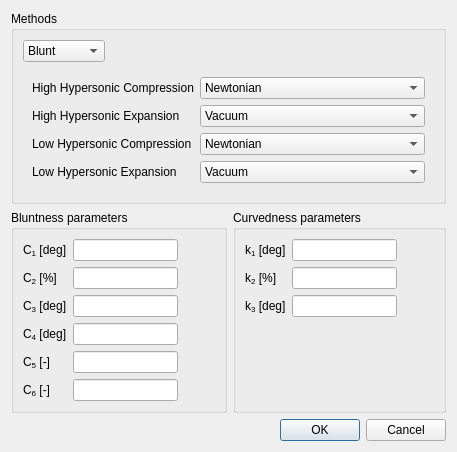
<?xml version="1.0" encoding="UTF-8"?>
<ui version="4.0">
 <class>advancedSelectionGUI</class>
 <widget class="QDialog" name="advancedSelectionGUI">
  <property name="geometry">
   <rect>
    <x>0</x>
    <y>0</y>
    <width>407</width>
    <height>427</height>
   </rect>
  </property>
  <property name="windowTitle">
   <string>Adv. Method Selection</string>
  </property>
  <layout class="QGridLayout" name="gridLayout_3">
   <item row="0" column="0">
    <widget class="QGroupBox" name="groupBox_3">
     <property name="title">
      <string>Methods</string>
     </property>
     <layout class="QVBoxLayout" name="verticalLayout">
      <item>
       <layout class="QHBoxLayout" name="horizontalLayout_2">
        <item>
         <widget class="QComboBox" name="geomBox">
          <item>
           <property name="text">
            <string>Blunt</string>
           </property>
          </item>
          <item>
           <property name="text">
            <string>Curved</string>
           </property>
          </item>
          <item>
           <property name="text">
            <string>Uncurved</string>
           </property>
          </item>
         </widget>
        </item>
        <item>
         <spacer name="horizontalSpacer_23">
          <property name="orientation">
           <enum>Qt::Horizontal</enum>
          </property>
          <property name="sizeHint" stdset="0">
           <size>
            <width>40</width>
            <height>20</height>
           </size>
          </property>
         </spacer>
        </item>
       </layout>
      </item>
      <item>
       <widget class="QStackedWidget" name="stackedWidget">
        <property name="currentIndex">
         <number>0</number>
        </property>
        <widget class="QWidget" name="BluntPage">
         <layout class="QGridLayout" name="gridLayout_4">
          <item row="0" column="1">
           <widget class="QComboBox" name="comboBox11">
            <item>
             <property name="text">
              <string>Newtonian</string>
             </property>
            </item>
            <item>
             <property name="text">
              <string>Modified Newtonian</string>
             </property>
            </item>
            <item>
             <property name="text">
              <string>Modified Newtonian - Prandtl Meyer</string>
             </property>
            </item>
            <item>
             <property name="text">
              <string>Tangent Wedge</string>
             </property>
            </item>
            <item>
             <property name="text">
              <string>Tangent Wedge Empirical</string>
             </property>
            </item>
            <item>
             <property name="text">
              <string>Tangent Cone Empirical</string>
             </property>
            </item>
            <item>
             <property name="text">
              <string>Modified Dahlem Buck</string>
             </property>
            </item>
            <item>
             <property name="text">
              <string>Van Dyke Unified</string>
             </property>
            </item>
            <item>
             <property name="text">
              <string>Smyth Delta Wing</string>
             </property>
            </item>
            <item>
             <property name="text">
              <string>Hankey Flat Surface</string>
             </property>
            </item>
           </widget>
          </item>
          <item row="1" column="1">
           <widget class="QComboBox" name="comboBox12">
            <item>
             <property name="text">
              <string>Vacuum</string>
             </property>
            </item>
            <item>
             <property name="text">
              <string>Newtonian</string>
             </property>
            </item>
            <item>
             <property name="text">
              <string>Modified Newtonian - Prandtl Meyer</string>
             </property>
            </item>
            <item>
             <property name="text">
              <string>Freestream Prandtl Meyer</string>
             </property>
            </item>
            <item>
             <property name="text">
              <string>High Mach Base Pressure</string>
             </property>
            </item>
            <item>
             <property name="text">
              <string>Van Dyke Unified</string>
             </property>
            </item>
            <item>
             <property name="text">
              <string>ACM Empirical</string>
             </property>
            </item>
           </widget>
          </item>
          <item row="0" column="0">
           <widget class="QLabel" name="label_6">
            <property name="text">
             <string>High Hypersonic Compression</string>
            </property>
           </widget>
          </item>
          <item row="1" column="0">
           <widget class="QLabel" name="label_7">
            <property name="text">
             <string>High Hypersonic Expansion</string>
            </property>
           </widget>
          </item>
          <item row="2" column="0">
           <widget class="QLabel" name="label_8">
            <property name="text">
             <string>Low Hypersonic Compression</string>
            </property>
           </widget>
          </item>
          <item row="3" column="0">
           <widget class="QLabel" name="label_10">
            <property name="text">
             <string>Low Hypersonic Expansion</string>
            </property>
           </widget>
          </item>
          <item row="2" column="1">
           <widget class="QComboBox" name="comboBox13">
            <item>
             <property name="text">
              <string>Newtonian</string>
             </property>
            </item>
            <item>
             <property name="text">
              <string>Modified Newtonian</string>
             </property>
            </item>
            <item>
             <property name="text">
              <string>Modified Newtonian - Prandtl Meyer</string>
             </property>
            </item>
            <item>
             <property name="text">
              <string>Tangent Wedge</string>
             </property>
            </item>
            <item>
             <property name="text">
              <string>Tangent Wedge Empirical</string>
             </property>
            </item>
            <item>
             <property name="text">
              <string>Tangent Cone Empirical</string>
             </property>
            </item>
            <item>
             <property name="text">
              <string>Modified Dahlem Buck</string>
             </property>
            </item>
            <item>
             <property name="text">
              <string>Van Dyke Unified</string>
             </property>
            </item>
            <item>
             <property name="text">
              <string>Smyth Delta Wing</string>
             </property>
            </item>
            <item>
             <property name="text">
              <string>Hankey Flat Surface</string>
             </property>
            </item>
           </widget>
          </item>
          <item row="3" column="1">
           <widget class="QComboBox" name="comboBox14">
            <item>
             <property name="text">
              <string>Vacuum</string>
             </property>
            </item>
            <item>
             <property name="text">
              <string>Newtonian</string>
             </property>
            </item>
            <item>
             <property name="text">
              <string>Modified Newtonian - Prandtl Meyer</string>
             </property>
            </item>
            <item>
             <property name="text">
              <string>Freestream Prandtl Meyer</string>
             </property>
            </item>
            <item>
             <property name="text">
              <string>High Mach Base Pressure</string>
             </property>
            </item>
            <item>
             <property name="text">
              <string>Van Dyke Unified</string>
             </property>
            </item>
            <item>
             <property name="text">
              <string>ACM Empirical</string>
             </property>
            </item>
           </widget>
          </item>
         </layout>
        </widget>
        <widget class="QWidget" name="CurvedPage">
         <layout class="QGridLayout" name="gridLayout_6">
          <item row="0" column="0">
           <widget class="QLabel" name="label_15">
            <property name="text">
             <string>High Hypersonic Compression</string>
            </property>
           </widget>
          </item>
          <item row="0" column="1">
           <widget class="QComboBox" name="comboBox21">
            <item>
             <property name="text">
              <string>Newtonian</string>
             </property>
            </item>
            <item>
             <property name="text">
              <string>Modified Newtonian</string>
             </property>
            </item>
            <item>
             <property name="text">
              <string>Modified Newtonian - Prandtl Meyer</string>
             </property>
            </item>
            <item>
             <property name="text">
              <string>Tangent Wedge</string>
             </property>
            </item>
            <item>
             <property name="text">
              <string>Tangent Wedge Empirical</string>
             </property>
            </item>
            <item>
             <property name="text">
              <string>Tangent Cone Empirical</string>
             </property>
            </item>
            <item>
             <property name="text">
              <string>Modified Dahlem Buck</string>
             </property>
            </item>
            <item>
             <property name="text">
              <string>Van Dyke Unified</string>
             </property>
            </item>
            <item>
             <property name="text">
              <string>Smyth Delta Wing</string>
             </property>
            </item>
            <item>
             <property name="text">
              <string>Hankey Flat Surface</string>
             </property>
            </item>
           </widget>
          </item>
          <item row="1" column="0">
           <widget class="QLabel" name="label_17">
            <property name="text">
             <string>High Hypersonic Expansion</string>
            </property>
           </widget>
          </item>
          <item row="1" column="1">
           <widget class="QComboBox" name="comboBox22">
            <item>
             <property name="text">
              <string>Vacuum</string>
             </property>
            </item>
            <item>
             <property name="text">
              <string>Newtonian</string>
             </property>
            </item>
            <item>
             <property name="text">
              <string>Modified Newtonian - Pranftl Meyer</string>
             </property>
            </item>
            <item>
             <property name="text">
              <string>Freestream Prandtl Meyer</string>
             </property>
            </item>
            <item>
             <property name="text">
              <string>High Mach Base Pressure</string>
             </property>
            </item>
            <item>
             <property name="text">
              <string>Van Dyke Unified</string>
             </property>
            </item>
            <item>
             <property name="text">
              <string>ACM Empirical</string>
             </property>
            </item>
           </widget>
          </item>
          <item row="2" column="0">
           <widget class="QLabel" name="label_18">
            <property name="text">
             <string>Low Hypersonic Compression</string>
            </property>
           </widget>
          </item>
          <item row="2" column="1">
           <widget class="QComboBox" name="comboBox23">
            <item>
             <property name="text">
              <string>Newtonian</string>
             </property>
            </item>
            <item>
             <property name="text">
              <string>Modified Newtonian</string>
             </property>
            </item>
            <item>
             <property name="text">
              <string>Modified Newtonian - Prandtl Meyer</string>
             </property>
            </item>
            <item>
             <property name="text">
              <string>Tangent Wedge</string>
             </property>
            </item>
            <item>
             <property name="text">
              <string>Tangent Wedge Empirical</string>
             </property>
            </item>
            <item>
             <property name="text">
              <string>Tangent Cone Empirical</string>
             </property>
            </item>
            <item>
             <property name="text">
              <string>Modified Dahlem Buck</string>
             </property>
            </item>
            <item>
             <property name="text">
              <string>Van Dyke Unified</string>
             </property>
            </item>
            <item>
             <property name="text">
              <string>Smyth Delta Wing</string>
             </property>
            </item>
            <item>
             <property name="text">
              <string>Hankey Flat Surface</string>
             </property>
            </item>
           </widget>
          </item>
          <item row="3" column="0">
           <widget class="QLabel" name="label_16">
            <property name="text">
             <string>Low Hypersonic Expansion</string>
            </property>
           </widget>
          </item>
          <item row="3" column="1">
           <widget class="QComboBox" name="comboBox24">
            <item>
             <property name="text">
              <string>Vacuum</string>
             </property>
            </item>
            <item>
             <property name="text">
              <string>Newtonian</string>
             </property>
            </item>
            <item>
             <property name="text">
              <string>Modified Newtonian - Pranftl Meyer</string>
             </property>
            </item>
            <item>
             <property name="text">
              <string>Freestream Prandtl Meyer</string>
             </property>
            </item>
            <item>
             <property name="text">
              <string>High Mach Base Pressure</string>
             </property>
            </item>
            <item>
             <property name="text">
              <string>Van Dyke Unified</string>
             </property>
            </item>
            <item>
             <property name="text">
              <string>ACM Empirical</string>
             </property>
            </item>
           </widget>
          </item>
         </layout>
        </widget>
        <widget class="QWidget" name="UncurvedPage">
         <layout class="QGridLayout" name="gridLayout_7">
          <item row="0" column="0">
           <widget class="QLabel" name="label_19">
            <property name="text">
             <string>High Hypersonic Compression</string>
            </property>
           </widget>
          </item>
          <item row="0" column="1">
           <widget class="QComboBox" name="comboBox31">
            <item>
             <property name="text">
              <string>Newtonian</string>
             </property>
            </item>
            <item>
             <property name="text">
              <string>Modified Newtonian</string>
             </property>
            </item>
            <item>
             <property name="text">
              <string>Modified Newtonian - Prandtl Meyer</string>
             </property>
            </item>
            <item>
             <property name="text">
              <string>Tangent Wedge</string>
             </property>
            </item>
            <item>
             <property name="text">
              <string>Tangent Wedge Empirical</string>
             </property>
            </item>
            <item>
             <property name="text">
              <string>Tangent Cone Empirical</string>
             </property>
            </item>
            <item>
             <property name="text">
              <string>Modified Dahlem Buck</string>
             </property>
            </item>
            <item>
             <property name="text">
              <string>Van Dyke Unified</string>
             </property>
            </item>
            <item>
             <property name="text">
              <string>Smyth Delta Wing</string>
             </property>
            </item>
            <item>
             <property name="text">
              <string>Hankey Flat Surface</string>
             </property>
            </item>
           </widget>
          </item>
          <item row="1" column="0">
           <widget class="QLabel" name="label_21">
            <property name="text">
             <string>High Hypersonic Expansion</string>
            </property>
           </widget>
          </item>
          <item row="1" column="1">
           <widget class="QComboBox" name="comboBox32">
            <item>
             <property name="text">
              <string>Vacuum</string>
             </property>
            </item>
            <item>
             <property name="text">
              <string>Newtonian</string>
             </property>
            </item>
            <item>
             <property name="text">
              <string>Modified Newtonian - Prandtl Meyer</string>
             </property>
            </item>
            <item>
             <property name="text">
              <string>Freestream Prandtl Meyer</string>
             </property>
            </item>
            <item>
             <property name="text">
              <string>High Mach Base Pressure</string>
             </property>
            </item>
            <item>
             <property name="text">
              <string>Van Dyke Unified</string>
             </property>
            </item>
            <item>
             <property name="text">
              <string>ACM Empirical</string>
             </property>
            </item>
           </widget>
          </item>
          <item row="2" column="0">
           <widget class="QLabel" name="label_22">
            <property name="text">
             <string>Low Hypersonic Compression</string>
            </property>
           </widget>
          </item>
          <item row="2" column="1">
           <widget class="QComboBox" name="comboBox33">
            <item>
             <property name="text">
              <string>Newtonian</string>
             </property>
            </item>
            <item>
             <property name="text">
              <string>Modified Newtonian</string>
             </property>
            </item>
            <item>
             <property name="text">
              <string>Modified Newtonian - Prandtl Meyer</string>
             </property>
            </item>
            <item>
             <property name="text">
              <string>Tangent Wedge</string>
             </property>
            </item>
            <item>
             <property name="text">
              <string>Tangent Wedge Empirical</string>
             </property>
            </item>
            <item>
             <property name="text">
              <string>Tangent Cone Empirical</string>
             </property>
            </item>
            <item>
             <property name="text">
              <string>Modified Dahlem Buck</string>
             </property>
            </item>
            <item>
             <property name="text">
              <string>Van Dyke Unified</string>
             </property>
            </item>
            <item>
             <property name="text">
              <string>Smyth Delta Wing</string>
             </property>
            </item>
            <item>
             <property name="text">
              <string>Hankey Flat Surface</string>
             </property>
            </item>
           </widget>
          </item>
          <item row="3" column="0">
           <widget class="QLabel" name="label_20">
            <property name="text">
             <string>Low Hypersonic Expansion</string>
            </property>
           </widget>
          </item>
          <item row="3" column="1">
           <widget class="QComboBox" name="comboBox34">
            <item>
             <property name="text">
              <string>Vacuum</string>
             </property>
            </item>
            <item>
             <property name="text">
              <string>Newtonian</string>
             </property>
            </item>
            <item>
             <property name="text">
              <string>Modified Newtonian - Prandtl Meyer</string>
             </property>
            </item>
            <item>
             <property name="text">
              <string>Freestream Prandtl Meyer</string>
             </property>
            </item>
            <item>
             <property name="text">
              <string>High Mach Base Pressure</string>
             </property>
            </item>
            <item>
             <property name="text">
              <string>Van Dyke Unified</string>
             </property>
            </item>
            <item>
             <property name="text">
              <string>ACM Empirical</string>
             </property>
            </item>
           </widget>
          </item>
         </layout>
        </widget>
       </widget>
      </item>
     </layout>
    </widget>
   </item>
   <item row="1" column="0">
    <layout class="QHBoxLayout" name="horizontalLayout">
     <item>
      <widget class="QGroupBox" name="groupBox">
       <property name="title">
        <string>Bluntness parameters</string>
       </property>
       <layout class="QGridLayout" name="gridLayout">
        <item row="0" column="1">
         <widget class="QLineEdit" name="C1LineEdit">
          <property name="alignment">
           <set>Qt::AlignRight|Qt::AlignTrailing|Qt::AlignVCenter</set>
          </property>
         </widget>
        </item>
        <item row="1" column="1">
         <widget class="QLineEdit" name="C2LineEdit">
          <property name="alignment">
           <set>Qt::AlignRight|Qt::AlignTrailing|Qt::AlignVCenter</set>
          </property>
         </widget>
        </item>
        <item row="0" column="0">
         <widget class="QLabel" name="label">
          <property name="text">
           <string>C&lt;sub&gt;1&lt;/sub&gt; [deg]</string>
          </property>
         </widget>
        </item>
        <item row="1" column="0">
         <widget class="QLabel" name="label_2">
          <property name="text">
           <string>C&lt;sub&gt;2&lt;/sub&gt; [%]</string>
          </property>
         </widget>
        </item>
        <item row="2" column="1">
         <widget class="QLineEdit" name="C3LineEdit">
          <property name="alignment">
           <set>Qt::AlignRight|Qt::AlignTrailing|Qt::AlignVCenter</set>
          </property>
         </widget>
        </item>
        <item row="2" column="0">
         <widget class="QLabel" name="label_3">
          <property name="text">
           <string>C&lt;sub&gt;3&lt;/sub&gt; [deg]</string>
          </property>
         </widget>
        </item>
        <item row="3" column="0">
         <widget class="QLabel" name="label_4">
          <property name="text">
           <string>C&lt;sub&gt;4&lt;/sub&gt; [deg]</string>
          </property>
         </widget>
        </item>
        <item row="4" column="0">
         <widget class="QLabel" name="label_5">
          <property name="text">
           <string>C&lt;sub&gt;5&lt;/sub&gt; [-]</string>
          </property>
         </widget>
        </item>
        <item row="3" column="1">
         <widget class="QLineEdit" name="C4LineEdit">
          <property name="alignment">
           <set>Qt::AlignRight|Qt::AlignTrailing|Qt::AlignVCenter</set>
          </property>
         </widget>
        </item>
        <item row="4" column="1">
         <widget class="QLineEdit" name="C5LineEdit">
          <property name="alignment">
           <set>Qt::AlignRight|Qt::AlignTrailing|Qt::AlignVCenter</set>
          </property>
         </widget>
        </item>
        <item row="0" column="2">
         <spacer name="horizontalSpacer">
          <property name="orientation">
           <enum>Qt::Horizontal</enum>
          </property>
          <property name="sizeHint" stdset="0">
           <size>
            <width>40</width>
            <height>20</height>
           </size>
          </property>
         </spacer>
        </item>
        <item row="6" column="1">
         <spacer name="verticalSpacer">
          <property name="orientation">
           <enum>Qt::Vertical</enum>
          </property>
          <property name="sizeHint" stdset="0">
           <size>
            <width>20</width>
            <height>40</height>
           </size>
          </property>
         </spacer>
        </item>
        <item row="5" column="0">
         <widget class="QLabel" name="label_9">
          <property name="text">
           <string>C&lt;sub&gt;6&lt;/sub&gt; [-]</string>
          </property>
         </widget>
        </item>
        <item row="5" column="1">
         <widget class="QLineEdit" name="C6LineEdit">
          <property name="alignment">
           <set>Qt::AlignRight|Qt::AlignTrailing|Qt::AlignVCenter</set>
          </property>
         </widget>
        </item>
       </layout>
      </widget>
     </item>
     <item>
      <widget class="QGroupBox" name="groupBox_2">
       <property name="title">
        <string>Curvedness parameters</string>
       </property>
       <layout class="QGridLayout" name="gridLayout_2">
        <item row="0" column="1">
         <widget class="QLineEdit" name="k1LineEdit">
          <property name="alignment">
           <set>Qt::AlignRight|Qt::AlignTrailing|Qt::AlignVCenter</set>
          </property>
         </widget>
        </item>
        <item row="1" column="1">
         <widget class="QLineEdit" name="k2LineEdit">
          <property name="alignment">
           <set>Qt::AlignRight|Qt::AlignTrailing|Qt::AlignVCenter</set>
          </property>
         </widget>
        </item>
        <item row="3" column="1">
         <spacer name="verticalSpacer_2">
          <property name="orientation">
           <enum>Qt::Vertical</enum>
          </property>
          <property name="sizeHint" stdset="0">
           <size>
            <width>20</width>
            <height>40</height>
           </size>
          </property>
         </spacer>
        </item>
        <item row="2" column="1">
         <widget class="QLineEdit" name="k3LineEdit">
          <property name="alignment">
           <set>Qt::AlignRight|Qt::AlignTrailing|Qt::AlignVCenter</set>
          </property>
         </widget>
        </item>
        <item row="0" column="0">
         <widget class="QLabel" name="k1LineEdit_2">
          <property name="text">
           <string>k&lt;sub&gt;1&lt;/sub&gt; [deg]</string>
          </property>
         </widget>
        </item>
        <item row="1" column="0">
         <widget class="QLabel" name="k2LineEdit_2">
          <property name="text">
           <string>k&lt;sub&gt;2&lt;/sub&gt; [%]</string>
          </property>
         </widget>
        </item>
        <item row="2" column="0">
         <widget class="QLabel" name="k3LineEdit_2">
          <property name="text">
           <string>k&lt;sub&gt;3&lt;/sub&gt; [deg]</string>
          </property>
         </widget>
        </item>
        <item row="0" column="2">
         <spacer name="horizontalSpacer_2">
          <property name="orientation">
           <enum>Qt::Horizontal</enum>
          </property>
          <property name="sizeHint" stdset="0">
           <size>
            <width>40</width>
            <height>20</height>
           </size>
          </property>
         </spacer>
        </item>
       </layout>
      </widget>
     </item>
    </layout>
   </item>
   <item row="2" column="0">
    <widget class="QDialogButtonBox" name="buttonBox">
     <property name="orientation">
      <enum>Qt::Horizontal</enum>
     </property>
     <property name="standardButtons">
      <set>QDialogButtonBox::Cancel|QDialogButtonBox::Ok</set>
     </property>
    </widget>
   </item>
  </layout>
 </widget>
 <resources/>
 <connections>
  <connection>
   <sender>buttonBox</sender>
   <signal>accepted()</signal>
   <receiver>advancedSelectionGUI</receiver>
   <slot>accept()</slot>
   <hints>
    <hint type="sourcelabel">
     <x>248</x>
     <y>254</y>
    </hint>
    <hint type="destinationlabel">
     <x>157</x>
     <y>274</y>
    </hint>
   </hints>
  </connection>
  <connection>
   <sender>buttonBox</sender>
   <signal>rejected()</signal>
   <receiver>advancedSelectionGUI</receiver>
   <slot>reject()</slot>
   <hints>
    <hint type="sourcelabel">
     <x>316</x>
     <y>260</y>
    </hint>
    <hint type="destinationlabel">
     <x>286</x>
     <y>274</y>
    </hint>
   </hints>
  </connection>
  <connection>
   <sender>geomBox</sender>
   <signal>activated(int)</signal>
   <receiver>stackedWidget</receiver>
   <slot>setCurrentIndex(int)</slot>
   <hints>
    <hint type="sourcelabel">
     <x>59</x>
     <y>43</y>
    </hint>
    <hint type="destinationlabel">
     <x>206</x>
     <y>118</y>
    </hint>
   </hints>
  </connection>
 </connections>
</ui>
